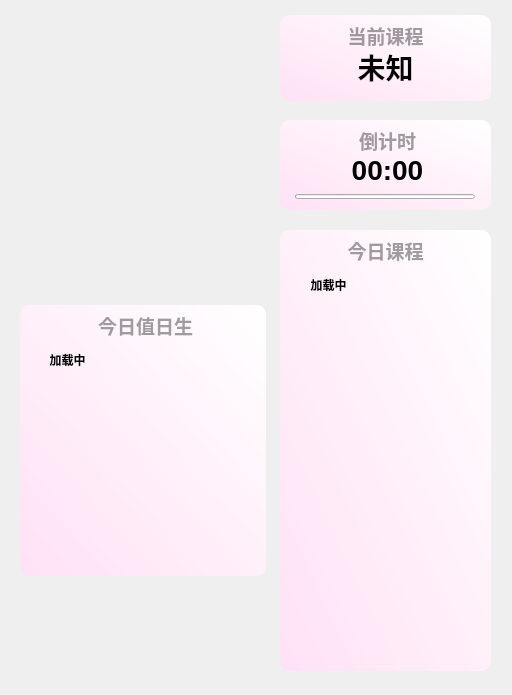
<?xml version="1.0" encoding="UTF-8"?>
<ui version="4.0">
 <class>From</class>
 <widget class="QWidget" name="From">
  <property name="geometry">
   <rect>
    <x>0</x>
    <y>0</y>
    <width>512</width>
    <height>695</height>
   </rect>
  </property>
  <property name="windowTitle">
   <string>Form</string>
  </property>
  <widget class="SmoothScrollArea" name="sd_scroll_2">
   <property name="geometry">
    <rect>
     <x>20</x>
     <y>340</y>
     <width>246</width>
     <height>231</height>
    </rect>
   </property>
   <property name="styleSheet">
    <string notr="true">background: transparent; border: none</string>
   </property>
   <property name="widgetResizable">
    <bool>true</bool>
   </property>
   <widget class="QWidget" name="scrollAreaWidgetContents">
    <property name="geometry">
     <rect>
      <x>0</x>
      <y>0</y>
      <width>246</width>
      <height>231</height>
     </rect>
    </property>
    <layout class="QVBoxLayout" name="verticalLayout_10">
     <item>
      <layout class="QGridLayout" name="gridLayout_2">
       <property name="sizeConstraint">
        <enum>QLayout::SetNoConstraint</enum>
       </property>
       <property name="leftMargin">
        <number>2</number>
       </property>
       <property name="topMargin">
        <number>2</number>
       </property>
       <property name="rightMargin">
        <number>2</number>
       </property>
       <property name="bottomMargin">
        <number>2</number>
       </property>
       <property name="spacing">
        <number>2</number>
       </property>
       <item row="0" column="0">
        <widget class="StrongBodyLabel" name="duty_project_widget">
         <property name="maximumSize">
          <size>
           <width>95</width>
           <height>16777215</height>
          </size>
         </property>
         <property name="text">
          <string>&lt;html&gt;&lt;head/&gt;&lt;body&gt;&lt;p&gt;&lt;span style=&quot; font-weight:600;&quot;&gt;加载中&lt;/span&gt;&lt;/p&gt;&lt;/body&gt;&lt;/html&gt;</string>
         </property>
         <property name="alignment">
          <set>Qt::AlignHCenter|Qt::AlignTop</set>
         </property>
        </widget>
       </item>
       <item row="0" column="1">
        <widget class="VerticalSeparator" name="VerticalSeparator_2"/>
       </item>
       <item row="0" column="2">
        <widget class="StrongBodyLabel" name="duty_name_widget">
         <property name="text">
          <string>&lt;html&gt;&lt;head/&gt;&lt;body&gt;&lt;p&gt;&lt;br/&gt;&lt;/p&gt;&lt;/body&gt;&lt;/html&gt;</string>
         </property>
         <property name="alignment">
          <set>Qt::AlignHCenter|Qt::AlignTop</set>
         </property>
        </widget>
       </item>
      </layout>
     </item>
    </layout>
   </widget>
  </widget>
  <widget class="QLabel" name="duty_Title">
   <property name="geometry">
    <rect>
     <x>20</x>
     <y>310</y>
     <width>251</width>
     <height>31</height>
    </rect>
   </property>
   <property name="font">
    <font>
     <family>Microsoft YaHei UI</family>
     <pointsize>14</pointsize>
     <weight>75</weight>
     <bold>true</bold>
    </font>
   </property>
   <property name="styleSheet">
    <string notr="true">color: rgba(0, 0, 0, 95);
font-weight: bold;</string>
   </property>
   <property name="text">
    <string>今日值日生</string>
   </property>
   <property name="textFormat">
    <enum>Qt::PlainText</enum>
   </property>
   <property name="alignment">
    <set>Qt::AlignCenter</set>
   </property>
  </widget>
  <widget class="QLabel" name="duty_background">
   <property name="geometry">
    <rect>
     <x>20</x>
     <y>305</y>
     <width>246</width>
     <height>271</height>
    </rect>
   </property>
   <property name="styleSheet">
    <string notr="true">background-color: qlineargradient(spread:pad, x1:0, y1:1, x2:1, y2:0, stop:0 rgba(255, 225, 245, 255), stop:1 rgba(255, 255, 255, 255));

border-radius: 10px</string>
   </property>
   <property name="text">
    <string/>
   </property>
  </widget>
  <widget class="TitleLabel" name="lingyun_class">
   <property name="geometry">
    <rect>
     <x>280</x>
     <y>48</y>
     <width>211</width>
     <height>38</height>
    </rect>
   </property>
   <property name="font">
    <font>
     <family>Microsoft YaHei UI</family>
     <pointsize>21</pointsize>
     <weight>75</weight>
     <bold>true</bold>
    </font>
   </property>
   <property name="layoutDirection">
    <enum>Qt::LeftToRight</enum>
   </property>
   <property name="autoFillBackground">
    <bool>false</bool>
   </property>
   <property name="text">
    <string>未知</string>
   </property>
   <property name="alignment">
    <set>Qt::AlignCenter</set>
   </property>
  </widget>
  <widget class="QLabel" name="lingyun_background">
   <property name="geometry">
    <rect>
     <x>280</x>
     <y>15</y>
     <width>211</width>
     <height>86</height>
    </rect>
   </property>
   <property name="styleSheet">
    <string notr="true">background-color: qlineargradient(spread:pad, x1:0, y1:1, x2:1, y2:0, stop:0 rgba(255, 225, 245, 255), stop:1 rgba(255, 255, 255, 255));

border-radius: 10px</string>
   </property>
   <property name="text">
    <string/>
   </property>
   <property name="scaledContents">
    <bool>false</bool>
   </property>
  </widget>
  <widget class="TitleLabel" name="lingyun_down">
   <property name="geometry">
    <rect>
     <x>282</x>
     <y>151</y>
     <width>211</width>
     <height>38</height>
    </rect>
   </property>
   <property name="font">
    <font>
     <family>Microsoft YaHei UI</family>
     <pointsize>21</pointsize>
     <weight>75</weight>
     <bold>true</bold>
    </font>
   </property>
   <property name="text">
    <string>00:00</string>
   </property>
   <property name="alignment">
    <set>Qt::AlignCenter</set>
   </property>
  </widget>
  <widget class="QLabel" name="lingyun_background_2">
   <property name="geometry">
    <rect>
     <x>280</x>
     <y>120</y>
     <width>211</width>
     <height>90</height>
    </rect>
   </property>
   <property name="styleSheet">
    <string notr="true">background-color: qlineargradient(spread:pad, x1:0, y1:1, x2:1, y2:0, stop:0 rgba(255, 225, 245, 255), stop:1 rgba(255, 255, 255, 255));

border-radius: 10px</string>
   </property>
   <property name="text">
    <string/>
   </property>
  </widget>
  <widget class="QLabel" name="lingyun_Title_2">
   <property name="geometry">
    <rect>
     <x>282</x>
     <y>125</y>
     <width>211</width>
     <height>31</height>
    </rect>
   </property>
   <property name="font">
    <font>
     <family>Microsoft YaHei UI</family>
     <pointsize>14</pointsize>
     <weight>75</weight>
     <bold>true</bold>
    </font>
   </property>
   <property name="styleSheet">
    <string notr="true">color: rgba(0, 0, 0, 95);
font-weight: bold;</string>
   </property>
   <property name="text">
    <string>倒计时</string>
   </property>
   <property name="textFormat">
    <enum>Qt::PlainText</enum>
   </property>
   <property name="alignment">
    <set>Qt::AlignCenter</set>
   </property>
  </widget>
  <widget class="QLabel" name="todayclass_background">
   <property name="geometry">
    <rect>
     <x>280</x>
     <y>230</y>
     <width>211</width>
     <height>441</height>
    </rect>
   </property>
   <property name="styleSheet">
    <string notr="true">background-color: qlineargradient(spread:pad, x1:0, y1:1, x2:1, y2:0, stop:0 rgba(255, 225, 245, 255), stop:1 rgba(255, 255, 255, 255));

border-radius: 10px</string>
   </property>
   <property name="text">
    <string/>
   </property>
  </widget>
  <widget class="SmoothScrollArea" name="sd_scroll">
   <property name="geometry">
    <rect>
     <x>290</x>
     <y>265</y>
     <width>191</width>
     <height>401</height>
    </rect>
   </property>
   <property name="styleSheet">
    <string notr="true">background: transparent; border: none</string>
   </property>
   <property name="widgetResizable">
    <bool>true</bool>
   </property>
   <widget class="QWidget" name="scrollAreaWidgetContents_4">
    <property name="geometry">
     <rect>
      <x>0</x>
      <y>0</y>
      <width>191</width>
      <height>401</height>
     </rect>
    </property>
    <layout class="QVBoxLayout" name="verticalLayout_12">
     <item>
      <layout class="QGridLayout" name="gridLayout">
       <property name="sizeConstraint">
        <enum>QLayout::SetNoConstraint</enum>
       </property>
       <property name="leftMargin">
        <number>2</number>
       </property>
       <property name="topMargin">
        <number>2</number>
       </property>
       <property name="rightMargin">
        <number>2</number>
       </property>
       <property name="bottomMargin">
        <number>2</number>
       </property>
       <property name="spacing">
        <number>2</number>
       </property>
       <item row="0" column="0">
        <widget class="StrongBodyLabel" name="class_ORD">
         <property name="maximumSize">
          <size>
           <width>70</width>
           <height>16777215</height>
          </size>
         </property>
         <property name="text">
          <string>&lt;html&gt;&lt;head/&gt;&lt;body&gt;&lt;p&gt;&lt;span style=&quot; font-weight:600;&quot;&gt;加载中&lt;/span&gt;&lt;/p&gt;&lt;/body&gt;&lt;/html&gt;</string>
         </property>
         <property name="alignment">
          <set>Qt::AlignHCenter|Qt::AlignTop</set>
         </property>
        </widget>
       </item>
       <item row="0" column="1">
        <widget class="VerticalSeparator" name="VerticalSeparator"/>
       </item>
       <item row="0" column="2">
        <widget class="StrongBodyLabel" name="class_widget">
         <property name="text">
          <string>&lt;html&gt;&lt;head/&gt;&lt;body&gt;&lt;p&gt;&lt;br/&gt;&lt;/p&gt;&lt;/body&gt;&lt;/html&gt;</string>
         </property>
         <property name="alignment">
          <set>Qt::AlignHCenter|Qt::AlignTop</set>
         </property>
        </widget>
       </item>
      </layout>
     </item>
    </layout>
   </widget>
  </widget>
  <widget class="ProgressBar" name="lingyun_Bar">
   <property name="geometry">
    <rect>
     <x>295</x>
     <y>194</y>
     <width>180</width>
     <height>5</height>
    </rect>
   </property>
   <property name="minimumSize">
    <size>
     <width>0</width>
     <height>5</height>
    </size>
   </property>
   <property name="maximumSize">
    <size>
     <width>16777215</width>
     <height>6</height>
    </size>
   </property>
   <property name="styleSheet">
    <string notr="true"/>
   </property>
   <property name="orientation">
    <enum>Qt::Horizontal</enum>
   </property>
   <property name="useAni">
    <bool>true</bool>
   </property>
   <property name="val">
    <double>0.000000000000000</double>
   </property>
  </widget>
  <widget class="QLabel" name="todayclass_Title">
   <property name="geometry">
    <rect>
     <x>280</x>
     <y>235</y>
     <width>211</width>
     <height>31</height>
    </rect>
   </property>
   <property name="font">
    <font>
     <family>Microsoft YaHei UI</family>
     <pointsize>14</pointsize>
     <weight>75</weight>
     <bold>true</bold>
    </font>
   </property>
   <property name="styleSheet">
    <string notr="true">color: rgba(0, 0, 0, 95);
font-weight: bold;</string>
   </property>
   <property name="text">
    <string>今日课程</string>
   </property>
   <property name="textFormat">
    <enum>Qt::PlainText</enum>
   </property>
   <property name="alignment">
    <set>Qt::AlignCenter</set>
   </property>
  </widget>
  <widget class="QLabel" name="lingyun_Title">
   <property name="geometry">
    <rect>
     <x>280</x>
     <y>20</y>
     <width>211</width>
     <height>31</height>
    </rect>
   </property>
   <property name="font">
    <font>
     <family>Microsoft YaHei UI</family>
     <pointsize>14</pointsize>
     <weight>75</weight>
     <bold>true</bold>
    </font>
   </property>
   <property name="styleSheet">
    <string notr="true">color: rgba(0, 0, 0, 95);
font-weight: bold;</string>
   </property>
   <property name="text">
    <string>当前课程</string>
   </property>
   <property name="textFormat">
    <enum>Qt::PlainText</enum>
   </property>
   <property name="alignment">
    <set>Qt::AlignCenter</set>
   </property>
  </widget>
  <zorder>lingyun_background_2</zorder>
  <zorder>lingyun_background</zorder>
  <zorder>duty_background</zorder>
  <zorder>sd_scroll_2</zorder>
  <zorder>duty_Title</zorder>
  <zorder>lingyun_class</zorder>
  <zorder>lingyun_down</zorder>
  <zorder>lingyun_Title_2</zorder>
  <zorder>todayclass_background</zorder>
  <zorder>sd_scroll</zorder>
  <zorder>lingyun_Bar</zorder>
  <zorder>todayclass_Title</zorder>
  <zorder>lingyun_Title</zorder>
 </widget>
 <customwidgets>
  <customwidget>
   <class>VerticalSeparator</class>
   <extends>QWidget</extends>
   <header>qfluentwidgets</header>
  </customwidget>
  <customwidget>
   <class>SmoothScrollArea</class>
   <extends>QScrollArea</extends>
   <header>qfluentwidgets</header>
   <container>1</container>
  </customwidget>
  <customwidget>
   <class>StrongBodyLabel</class>
   <extends>QLabel</extends>
   <header>qfluentwidgets</header>
  </customwidget>
  <customwidget>
   <class>TitleLabel</class>
   <extends>QLabel</extends>
   <header>qfluentwidgets</header>
  </customwidget>
  <customwidget>
   <class>ProgressBar</class>
   <extends>QProgressBar</extends>
   <header>qfluentwidgets</header>
  </customwidget>
 </customwidgets>
 <resources/>
 <connections/>
</ui>
